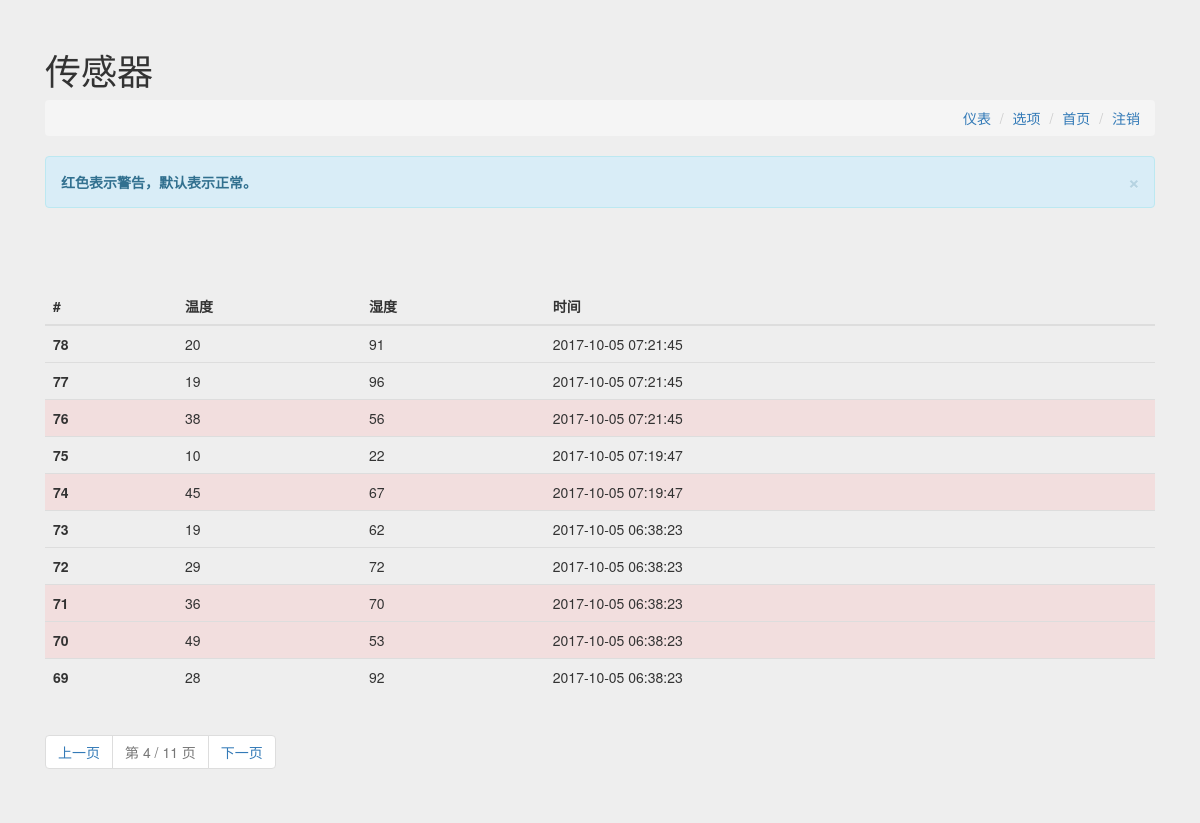
The page /sensor?page=4 (signed in) on the database its author committed.
### home/models.py (models this page shows, shortened)
class Sensor(models.Model):
    name = models.CharField(max_length=50)
    value1 = models.CharField(max_length=50)
    value2 = models.CharField(max_length=50)
    value3 = models.CharField(max_length=50)
    value4 = models.CharField(max_length=50)
    value5 = models.CharField(max_length=50)
    location = models.CharField(max_length=50)
    create_time = models.DateTimeField(default=datetime.now())
    update_time = models.DateTimeField(default=datetime.now())
    class Meta:
        verbose_name = '传感器数据'
        verbose_name_plural = '传感器数据'

### home/views.py (the view)
# urls.py: url(r'^sensor', views.sensor, name='sensor'),  # 传感器页
def sensor(request):
    username = request.session.get('username', None)
    if username:
        sensor_all = Sensor.objects.all().order_by('-id')
        paginator = Paginator(sensor_all, 10)  # 每页显示一条数据
        page = request.GET.get('page')
        try:
            sensor = paginator.page(page)
        except PageNotAnInteger:
            sensor = paginator.page(1)  # 如果页面不是整数跳到第一页
        except EmptyPage:
            sensor = paginator.page(
                paginator.num_pages)  # 如果页面超出最大范围跳到最后一页
        temperature = Option.objects.get(name='temperature')
        humidity = Option.objects.get(name='humidity')
        return render(request, 'sensor.html', locals())
    else:
        response = HttpResponseRedirect('/login')
        return response

### home/templates/sensor.html (shortened to what this page needs)
<!DOCTYPE html>
<html>
<head>
    <link rel="stylesheet" href="https://cdn.bootcss.com/bootstrap/3.3.7/css/bootstrap.min.css">
</head>
<body style="background-color:#eee;">
    <div class="container" style="padding:30px;">
        <div class="">
            <h1 class="text-left">传感器</h1>
        </div>
        <ol class="breadcrumb text-right">
            <li><a href="{% url 'meter' %}">仪表</a></li>
            <li><a href="{% url 'option' %}">选项</a></li>
            <li><a href="{% url 'sensor' %}">首页</a></li>
            <li><a class="text-right" href="{% url 'logout' %}">注销</a></li>
        </ol>
        <div class="row">
            <div class="col-md-12">
                <div class="alert alert-info alert-dismissible" role="alert">
                    <button type="button" class="close" data-dismiss="alert">
                        <span aria-hidden="true">&times;</span>
                    </button>
                    <strong>红色表示警告，默认表示正常。</strong>
                </div>
            </div>
        </div>
    </div>
    <div class="container" style="padding:30px;">
        <div class="table-responsive">
            <table class="table table-hover">
                <thead>
                    <tr>
                        <th>#</th>
                        <th>温度</th>
                        <th>湿度</th>
                        <th>时间</th>
                    </tr>
                </thead>
                <tbody>
                    {% for s in sensor %} {% if s.value1 >= temperature.value or s.value2 <= humidity.value %}
                    <tr class="danger">
                        <th scope="row">{{s.id}}</th>
                        <td>{{s.value1}}</td>
                        <td>{{s.value2}}</td>
                        <td>{{s.create_time | date:'Y-m-d H:i:s'}}</td>
                    </tr>
                    {% else %}
                    <tr>
                        <th scope="row">{{s.id}}</th>
                        <td>{{s.value1}}</td>
                        <td>{{s.value2}}</td>
                        <td>{{s.create_time | date:'Y-m-d H:i:s'}}</td>
                    </tr>
                    {% endif %} {% endfor %}
                </tbody>
            </table>
        </div>
        <nav aria-label="Page navigation">
            <ul class="pagination">
                {% if sensor.has_previous %}
                <li><a href="sensor?page={{sensor.previous_page_number}}">上一页</a></li>
                {% endif %}
                <li class="disabled"><a href="#">第 {{sensor.number}} / {{sensor.paginator.num_pages}} 页</a></li>
                {% if sensor.has_next %}
                <li><a href="sensor?page={{sensor.next_page_number}}">下一页</a></li>
                {% endif %}
            </ul>
        </nav>
    </div>
</body>
</html>

### rows shown on the page
Sensor: id "78", value1 "20", value2 "91", create_time "2017-10-05 07:21:45"
Sensor: id "77", value1 "19", value2 "96", create_time "2017-10-05 07:21:45"
Sensor: id "76", value1 "38", value2 "56", create_time "2017-10-05 07:21:45"
Sensor: id "75", value1 "10", value2 "22", create_time "2017-10-05 07:19:47"
Sensor: id "74", value1 "45", value2 "67", create_time "2017-10-05 07:19:47"
Sensor: id "73", value1 "19", value2 "62", create_time "2017-10-05 06:38:23"
Sensor: id "72", value1 "29", value2 "72", create_time "2017-10-05 06:38:23"
Sensor: id "71", value1 "36", value2 "70", create_time "2017-10-05 06:38:23"
Sensor: id "70", value1 "49", value2 "53", create_time "2017-10-05 06:38:23"
Sensor: id "69", value1 "28", value2 "92", create_time "2017-10-05 06:38:23"

### other values the page prints
{{ sensor.number }} "4"
{{ sensor.paginator.num_pages }} "11"
